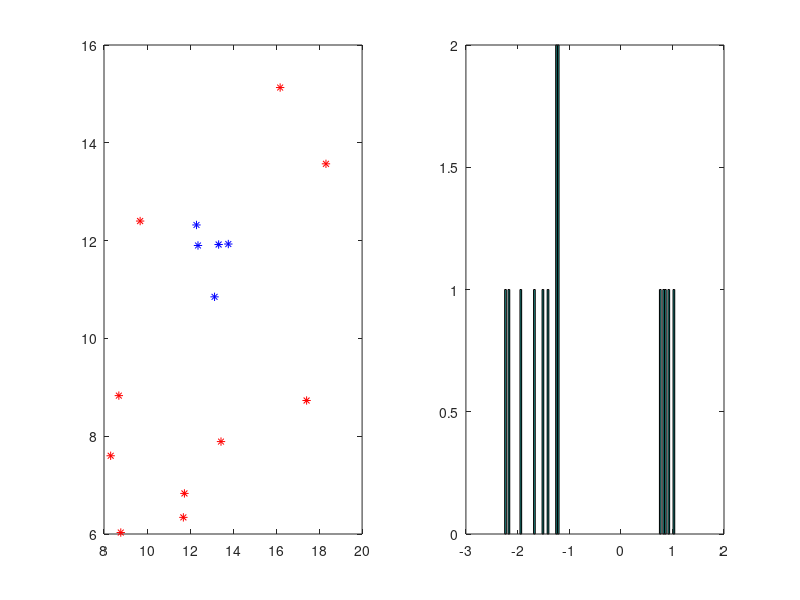

MATLAB code to generate this figure:
function PRIOR=GPClearn(X,Y)
% GPCLEARN learning gaussian process classification

if nargin<1
X=[13.14,10.85;11.74,6.83;17.42,8.73;18.32,13.57;8.31,7.60;
   8.69,8.83;8.78,6.03;16.19,15.13;12.37,11.90;11.69,6.34;
   13.78,11.93;13.33,11.92;13.44,7.89;12.30,12.32;9.68,12.40];
Y=[1;0;0;0;0;0;0;0;1;0;1;1;0;1;0];
end

cases=unique(Y);
w1=find(Y==cases(1));w2=find(Y==cases(2));
Y(w1)=-1;Y(w2)=1;cases=[-1,1];
maxiter=10;
N=size(X,1);
K=exp(-0.5*(sum(X.^2,2)*ones(1,N)+ones(N,1)*sum(X.^2,2)'-2*(X*X')));

y=zeros(N,1);
for iter=1:maxiter
sigvec=1./(1+exp(-y(:,end)));
D=diag(sigvec.*(1-sigvec));
y(:,iter)=K*((eye(N)+K*D)\(D*y(:,end)+Y-sigvec));
disp(sprintf('%d:%f',iter,norm(y(:,iter)-y(:,max(1,iter-1)))));
if norm(y(:,iter)-y(:,max(1,iter-1)))<1e-2 && iter>1,break;end
end
disp(sprintf('converged with %d iterations',iter));
meantrain=sigvec;

PRIOR.X=X;
% PRIOR.alpha=meantrain;
PRIOR.alpha=Y-meantrain;
% PRIOR.invD=diag(1./diag(D));

kern=inline(['exp(-0.5*(sum(X0.^2,2)*ones(1,size(X1,1))+' ...
             'ones(size(X0,1),1)*sum(X1.^2,2)''-2*(X0*X1'')))'],'X0','X1');
L = real(kern(X,PRIOR.X)*PRIOR.alpha);
[mean(Y(find(L<0))) mean(Y(find(L>0)))]

%% display
w1=find(L<0);
w2=find(L>0);
subplot(121),plot(X(w1,1),X(w1,2),'r*',X(w2,1),X(w2,2),'b*');
subplot(122),hist(L,100);%plot(L(w1,1),L(w1,1),'r.',L(w2,1),L(w2,1),'b.');

